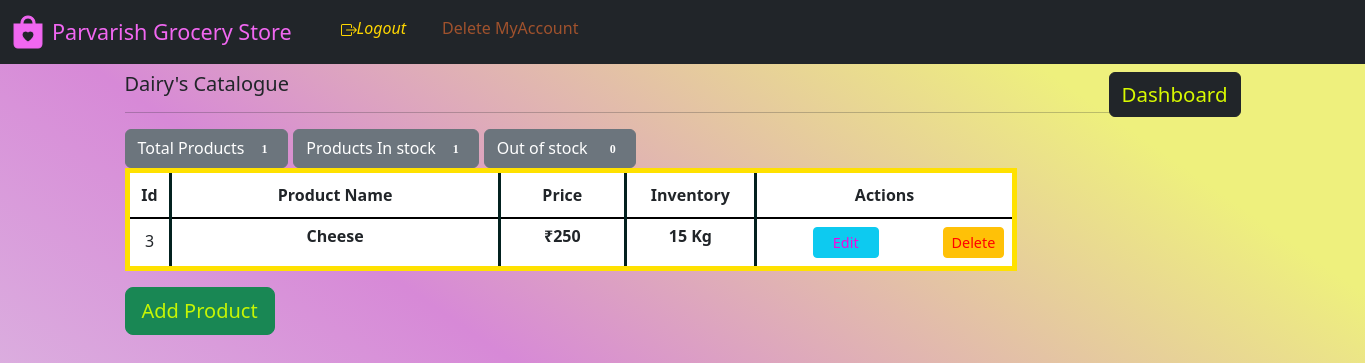
/manager_dash/category_catalog/2 (signed in), run on an earlier commit of the app's database.
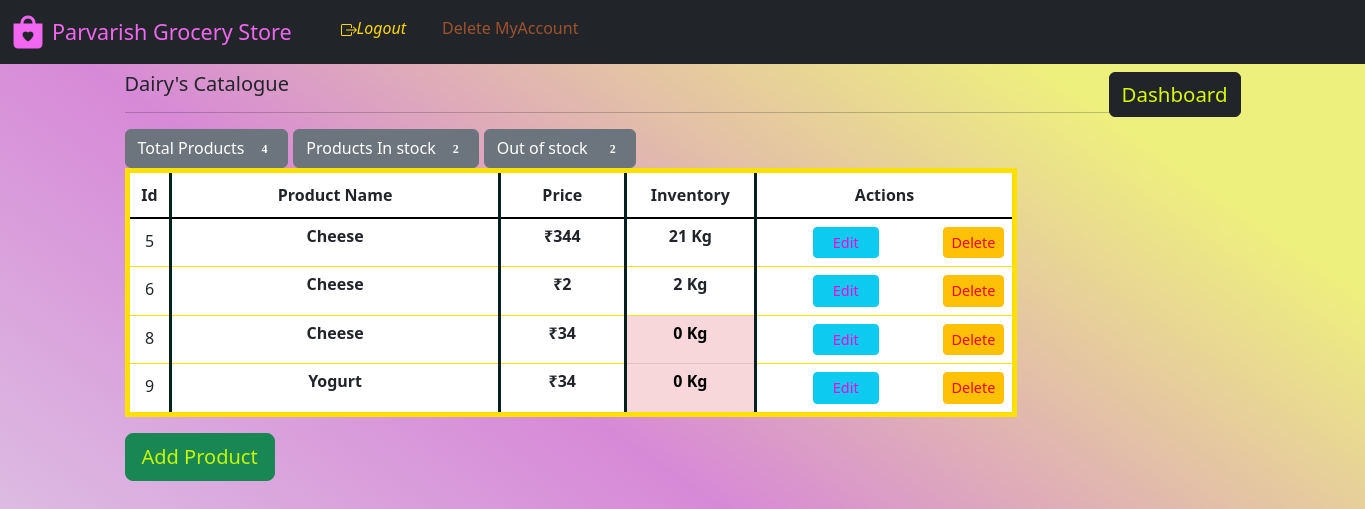
And on a later commit of the database.
### website/model.py (models this page shows)
class Category(db.Model):
    category_Name = db.Column(db.String(), nullable=False, unique=True)
    category_Id = db.Column(db.Integer(), primary_key=True)
    managedBy_Id = db.Column(db.Integer(), db.ForeignKey('store.id'))
    catalog = db.relationship('Product', backref='parent')

class Product(db.Model):
    product_id = db.Column(db.Integer(), primary_key=True)
    product_Name = db.Column(db.String(), nullable=False)
    metric_Unit = db.Column(db.String(), nullable=False)
    rate = db.Column(db.Integer(), nullable=False)
    rate_perUnit = db.Column(db.String(), nullable=False)
    stock = db.Column(db.Integer(), nullable=False)
    category_Id = db.Column(db.String(), db.ForeignKey('category.category_Id'))

### website/views.py (the view)
@login_required
@Views.route('/manager_dash/category_catalog/<int:id>')
def Category_catalog(id):
    manager_id = session['id']
    manager = Store.query.get(manager_id)
    category = Category.query.get(id)
    products = category.catalog
    produce = Product.query.filter(Product.category_Id == id).all()
    m = 0
    for pro in produce:
        if pro.stock > 0:
            m += 1
    return render_template('category_catalog.html', name=category.category_Name, category_id=category.category_Id, products=products, product_instock=m)

### website/auth.py (called while the page is built)
@App.login_manager.user_loader
def load_customer(id):
    if id is not None:
        return Customer.query.get(int(id))
    return None

### website/templates/category_catalog.html (shortened to what this page needs)
{% extends "base.html" %} {% block title %}Add New Product{% endblock %}{% block
logout %}
<span
              id="logout"
              style="display: block inline-block; width: 600px"
            >
              <span style="margin: auto"
                ><i
                  ><a
                    class="nav-item nav-link"
                    style="float: left; color: rgb(255, 215, 0)"
                    href="/logout"
                    style="display: block; width: 10%; margin-left: 0px"
                    >Logout</a
                  ></i
                ></span
              ><span style="margin: auto"
                ><a
                  class="nav-item nav-link"
                  style="
                    float: left;
                    color: rgb(160, 82, 45);
                    width: 60%;
                    margin-left: 20px;
                  "
                  href="/delete_account/{{id}}"
                  onclick="return confirm('Are you sure you want to delete the account?');"
                  >Delete MyAccount</a
                ></span
              ></span
            >
{% endblock %} {% block content %}
<h5>
  <span style="float: left">{{ name }}'s Catalogue </span>
</h5>
<h6>
  <span style="float: right"
    ><a class="btn btn-dark" style="color: rgb(216, 249, 1); font-size: 1.5vw;text-decoration: none;" href="{{ url_for('views.Dash_manager') }}">Dashboard</a></span
  >
</h6>
<br />
<hr />
{% if products|length == 0 %}
  <div class="alert alert-warning" role="alert">
    <p>No Product found.</p>
    Press
    <a class="btn btn-dark btn-sm"
      href="/manager_dash/category_create/{{ category_id }}"
      class="alert-link"
      style="
        color: rgb(153, 43, 226);
          padding: 10px 10px; text-decoration: none;
      "
      >'Add Product'</a
    >
    to add a new product in this catefory
  </div>
  {% else %}
  <div><span>
  <button type="button" STYLE="font-family:'Verdana',margin-left = 5px;"class="btn btn-secondary">
    Total Products <span STYLE="font-family:'Verdana';margin-left :5px;" class="badge badge-light">{{ products|length }}</span>
  </button></span><span STYLE="margin-left: 5px;"><button type="button" STYLE="font-family:'Verdana',margin-left = 5px;"class="btn btn-secondary">
    Products In stock <span STYLE="font-family:'Verdana';margin-left : 5px;" class="badge badge-light">{{ product_instock }}</span>
  </button></span>
  <span><button type="button" STYLE="font-family:'Verdana',margin-left = 5px;"class="btn btn-secondary">
    Out of stock <span STYLE="font-family:'Verdana';margin-left : 10px" class="badge badge-light">{{ products|length - product_instock }}</span>
  </button></span>
  </div>
  <table
  class="table table-hover"
    style="
      border: 5px solid rgb(255, 225, 0);
      width: 80%;
    "
  ><thead class="thead-dark">
    <tr align="center" style="border-bottom: 2px solid black">
      <th
        style="
          padding: 10px 10px;
          width: 5%;
          border-right: 3px solid rgb(3, 33, 31);
        "
      >
        Id
      </th>
      <th
        style="
          border-right: 3px solid rgb(3, 33, 31);
          padding: 10px 10px;
          width: 40%;
        "
      >
        Product Name
      </th>
      <th
        style="
          border-right: 3px solid rgb(3, 33, 31);
          padding: 10px 10px;
          width: 15%;
        "
      >
        Price
      </th>
      <th
        style="
          border-right: 3px solid rgb(3, 33, 31);
          padding: 10px 10px;
          width: 15%;
        "
      >
        Inventory
      </th>
      <th style=" padding: 10px 10px; width: 50%" colspan="2">
        Actions
      </th>
    </tr></thead>
    {% for variety in products %}
    <tbody>
    <tr align="center" style="width: 100%">
      <td style="padding: 10px; border-right: 3px solid rgb(3, 33, 31)">
        {{ variety.product_id }}
      </td>
      <td
        style=" padding: 5px; border-right: 3px solid rgb(3, 33, 31)"
      >
        <strong
          >{{ variety.product_Name }}
          </strong
        >
      </td>
      <td
        style=" padding: 5px; border-right: 3px solid rgb(3, 33, 31)"
      >
        <strong
          >&#8377;{{ variety.rate}}
          </strong
        >
      </td>
      {% if variety.stock == 0 %}
      <td class="table-danger"
        style=" padding: 5px; border-right: 3px solid rgb(3, 33, 31)"
      >
        <strong
          >{{ variety.stock }} {{ variety.metric_Unit }}
          </strong
        >
      </td>
      {% else %}
      <td
        style=" padding: 5px; border-right: 3px solid rgb(3, 33, 31)"
      >
        <strong
          >{{ variety.stock }} {{ variety.metric_Unit }}
          </strong
        >
      </td>
      {% endif %}
      <td >
        <a class="btn btn-info btn-sm" style="width:41%;color:rgb(246, 5, 218);font-size: 0.9em"  href="/manager_dash/update_item/{{ variety.product_id }}"
          >Edit</a
        >
      </td>
      <td >
        <a class="btn btn-warning btn-sm"  onclick="return confirm('Are you sure to delete?')" style="width:100%; color: red;text-decoration: none;font-size: 0.9em"  href="/manager_dash/delete_product/{{ variety.product_id }}">Delete</a>
      </td>
    </tr></tbody>
    {% endfor %}
  </table>
  <strong><a align=center class="btn btn-success btn-lg" style="color:rgb(198, 246, 4)" href="/manager_dash/category_create/{{ category_id }}" style="text-decoration: none;"
    >Add Product</a
  ></strong>
  <br></br>
  {% endif %}
</div>
{% endblock %}

### website/templates/base.html (shortened to what this page needs)
<!DOCTYPE html>
<html lang="en">
  <head>
    <link
      href="https://cdn.jsdelivr.net/npm/bootstrap@5.3.0/dist/css/bootstrap.min.css"
      rel="stylesheet"
    />
    <link
      rel="stylesheet"
      href="https://cdn.jsdelivr.net/npm/bootstrap-icons@1.10.5/font/bootstrap-icons.css"
    />
  </head>
  <body>
    <nav class="navbar navbar-expand-lg navbar-dark bg-dark">
      <div class="container-fluid">
        <div class="collapse navbar-collapse" id="navbar">
          <div class="navbar-nav">
            <a href="/">
              <i
                class="bi bi-bag-heart-fill"
                style="
                  font-size: 2rem;
                  -webkit-text-stroke-width: 1px;
                  color: rgb(241, 103, 241);
                  width: 10%;
                "
              ></i>
            </a>
            <a
              href="/"
              class="nav-item nav-link"
              style="
                color: rgb(241, 103, 241);
                font-size: 1.35em;
                text-decoration: none;
                display: block;
                width: 25%;
                margin-left: 0px;
              "
              >Parvarish Grocery Store</a
            ><span
              id="logout"
              style="display: block inline-block; width: 600px"
            >
              {% block logout %}{% endblock %}</span
            ><span
              id="logout"
              style="display: block inline-block; width: 600px"
            >
              {% block cart %}{% endblock %}</span
            >
          </div>
        </div>
      </div>
    </nav>
    <div class="container" id="content">{% block content %}{% endblock %}</div>
  </body>
</html>

### website/templates/base.html (style rules this page uses)
.navbar { margin-bottom: 0; border-radius: 0; }
html { scroll-behavior: smooth; }
body { height: 1000px; background: linear-gradient( 35deg, #e2ecec 0%, #d789d7 51%, #eef07d 85% ); }

What changed in the data, as far as the page shows it:
removed Product: product_id "3", product_Name "Cheese", rate "250", stock "15", metric_Unit "Kg"
added Product: product_id "5", product_Name "Cheese", rate "344", stock "21", metric_Unit "Kg"
added Product: product_id "6", product_Name "Cheese", rate "2", stock "2", metric_Unit "Kg"
added Product: product_id "8", product_Name "Cheese", rate "34", stock "0", metric_Unit "Kg"
added Product: product_id "9", product_Name "Yogurt", rate "34", stock "0", metric_Unit "Kg"
Also different on the page:
{{ products|length }}: "1" → "4"
{{ product_instock }}: "1" → "2"
{{ products|length - product_instock }}: "0" → "2"
